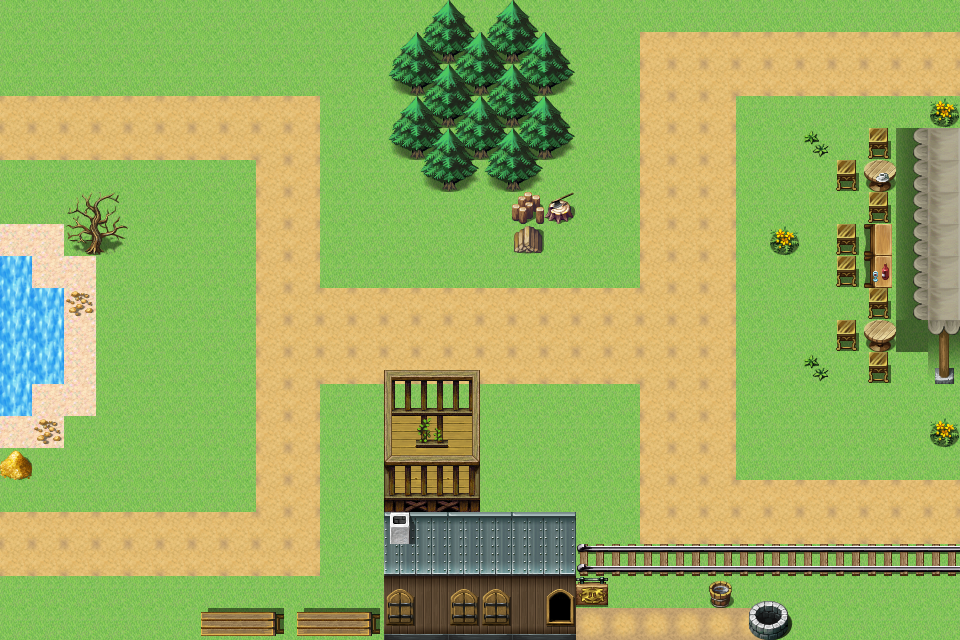

A 2D game scene composited from a Tiled map and its tileset images. What follows is a short description and the map's XML, with every tile layer's data as written:
An orthogonal 30x20 tile map with 32x32 px tiles, 3 tile layers (Слой тайлов 1, Слой тайлов 2, Слой тайлов 3).

<map version="1.5" tiledversion="1.5.0" orientation="orthogonal" renderorder="right-down" width="30" height="20" tilewidth="32" tileheight="32" infinite="0" nextlayerid="4" nextobjectid="1">
 <tileset firstgid="1" name="TileSetVX___Global_4" tilewidth="32" tileheight="32" tilecount="2016" columns="32">
  <image source="TileSetVX___Global_4.png" width="1024" height="2016" />
 </tileset>
 <layer id="1" name="Слой тайлов 1" width="30" height="20">
  <data encoding="csv">
71,71,71,71,71,71,71,71,71,71,71,71,71,71,71,71,71,71,71,71,71,71,71,71,71,71,71,71,71,71,
71,71,71,71,71,71,71,71,71,71,71,71,71,71,71,71,71,71,71,71,578,578,578,578,578,578,578,578,578,578,
71,71,71,71,71,71,71,71,71,71,71,71,71,71,71,71,71,71,71,71,578,578,578,578,578,578,578,578,578,578,
578,578,578,578,578,578,578,578,578,578,71,71,71,71,71,71,71,71,71,71,578,578,578,71,71,71,71,71,71,71,
578,578,578,578,578,578,578,578,578,578,71,71,71,71,71,71,71,71,71,71,578,578,578,71,71,71,71,71,71,71,
71,71,71,71,71,71,71,71,578,578,71,71,71,71,71,71,71,71,71,71,578,578,578,71,71,71,71,71,71,71,
71,71,71,71,71,71,71,71,578,578,71,71,71,71,71,71,71,71,71,71,578,578,578,71,71,71,71,71,71,71,
74,74,71,71,71,71,71,71,578,578,71,71,71,71,71,71,71,71,71,71,578,578,578,71,71,71,71,71,71,71,
72,74,74,71,71,71,71,71,578,578,71,71,71,71,71,71,71,71,71,71,578,578,578,71,71,71,71,71,71,71,
72,72,74,71,71,71,71,71,578,578,578,578,578,578,578,578,578,578,578,578,578,578,578,71,71,71,71,71,71,71,
72,72,74,71,71,71,71,71,578,578,578,578,578,578,578,578,578,578,578,578,578,578,578,71,71,71,71,71,71,71,
72,72,74,71,71,71,71,71,578,578,578,578,578,578,578,578,578,578,578,578,578,578,578,71,71,71,71,71,71,71,
72,74,74,71,71,71,71,71,578,578,71,71,71,71,71,71,71,71,71,71,578,578,578,71,71,71,71,71,71,71,
74,74,71,71,71,71,71,71,578,578,71,71,178,178,178,71,71,71,71,71,578,578,578,71,71,71,71,71,71,71,
71,71,71,71,71,71,71,71,578,578,71,71,178,178,178,71,71,71,71,71,578,578,578,71,71,71,71,71,71,71,
71,71,71,71,71,71,71,71,578,578,71,71,178,178,178,71,71,71,71,71,578,578,578,578,578,578,578,578,578,578,
578,578,578,578,578,578,578,578,578,578,71,71,671,672,671,672,671,672,71,71,578,578,578,578,578,578,578,578,578,578,
578,578,578,578,578,578,578,578,578,578,71,71,703,704,703,704,703,704,71,71,71,71,71,71,71,71,71,71,71,71,
71,71,71,71,71,71,71,71,71,71,71,71,735,736,735,736,735,736,71,71,71,71,71,71,71,71,71,71,71,71,
71,71,71,71,71,71,71,71,71,71,71,71,767,768,767,768,767,768,71,71,71,71,71,71,71,71,71,71,71,71
</data>
 </layer>
 <layer id="2" name="Слой тайлов 2" width="30" height="20">
  <data encoding="csv">
0,0,0,0,0,0,0,0,0,0,0,0,0,1505,1506,1505,1506,0,0,0,0,0,0,0,0,0,0,0,0,0,
0,0,0,0,0,0,0,0,0,0,0,0,1505,1475,1476,1475,1476,1506,0,0,0,0,0,0,0,0,0,0,0,0,
0,0,0,0,0,0,0,0,0,0,0,0,1537,1507,1508,1507,1508,1538,0,0,0,0,0,0,0,0,0,0,0,0,
0,0,0,0,0,0,0,0,0,0,0,0,1505,1475,1476,1475,1476,1506,0,0,0,0,0,0,0,0,0,0,0,0,
0,0,0,0,0,0,0,0,0,0,0,0,1537,1507,1508,1507,1508,1538,0,0,0,0,0,0,0,0,0,1812,0,0,
0,0,0,0,0,0,0,0,0,0,0,0,0,1537,1538,1537,1538,0,0,0,0,0,0,0,0,0,1812,1321,0,0,
0,0,1441,1442,0,0,0,0,0,0,0,0,0,0,0,0,0,0,0,0,0,0,0,0,0,0,0,1812,0,0,
0,0,1473,1474,0,0,0,0,0,0,0,0,0,0,0,0,0,0,0,0,0,0,0,0,0,0,1812,2684356147,0,0,
0,0,0,0,0,0,0,0,0,0,0,0,0,0,0,0,0,0,0,0,0,0,0,0,0,0,1812,2684356147,0,0,
0,0,0,0,0,0,0,0,0,0,0,0,0,0,0,0,0,0,0,0,0,0,0,0,0,0,0,1812,0,0,
0,0,0,0,0,0,0,0,0,0,0,0,0,0,0,0,0,0,0,0,0,0,0,0,0,0,1812,1321,0,0,
0,0,0,0,0,0,0,0,0,0,0,0,521,522,523,0,0,0,0,0,0,0,0,0,0,0,0,1812,0,0,
0,0,0,0,0,0,0,0,0,0,0,0,553,554,555,0,0,0,0,0,0,0,0,0,0,0,0,0,0,0,
0,0,0,0,0,0,0,0,0,0,0,0,585,586,587,0,0,0,0,0,0,0,0,0,0,0,0,0,0,0,
0,0,0,0,0,0,0,0,0,0,0,0,617,618,619,0,0,0,0,0,0,0,0,0,0,0,0,0,0,0,
0,0,0,0,0,0,0,0,0,0,0,0,649,650,651,0,0,0,0,0,0,0,0,0,0,0,0,0,0,0,
0,0,0,0,0,0,0,0,0,0,0,0,0,0,0,0,0,0,0,0,0,0,0,0,0,0,0,0,0,0,
0,0,0,0,0,0,0,0,0,0,0,0,0,0,0,0,0,0,0,0,0,0,0,0,0,0,0,0,0,0,
0,0,0,0,0,0,0,0,0,0,0,0,0,0,0,0,0,0,713,0,0,0,1548,1569,1570,0,0,0,0,0,
0,0,0,0,0,0,0,0,0,0,0,0,0,0,0,0,0,0,577,577,577,577,577,577,1602,0,0,0,0,0
</data>
 </layer>
 <layer id="3" name="Слой тайлов 3" width="30" height="20">
  <data encoding="csv">
0,0,0,0,0,0,0,0,0,0,0,0,0,0,0,0,0,0,0,0,0,0,0,0,0,0,0,0,0,0,
0,0,0,0,0,0,0,0,0,0,0,0,0,0,0,0,0,0,0,0,0,0,0,0,0,0,0,0,0,0,
0,0,0,0,0,0,0,0,0,0,0,0,0,0,0,0,0,0,0,0,0,0,0,0,0,0,0,0,0,0,
0,0,0,0,0,0,0,0,0,0,0,0,0,0,0,0,0,0,0,0,0,0,0,0,0,0,0,0,0,1350,
0,0,0,0,0,0,0,0,0,0,0,0,0,0,0,0,0,0,0,0,0,0,0,0,0,1345,0,0,2684355239,551,
0,0,0,0,0,0,0,0,0,0,0,0,0,0,0,0,0,0,0,0,0,0,0,0,0,0,0,1590,2684355239,551,
0,0,0,0,0,0,0,0,0,0,0,0,0,0,0,0,1542,1381,0,0,0,0,0,0,0,0,0,0,2684355239,551,
0,0,0,0,0,0,0,0,0,0,0,0,0,0,0,0,1544,0,0,0,0,0,0,0,1350,0,0,0,2684355239,551,
0,0,0,0,0,0,0,0,0,0,0,0,0,0,0,0,0,0,0,0,0,0,0,0,0,0,0,1617,2684355239,551,
0,0,1825,0,0,0,0,0,0,0,0,0,0,0,0,0,0,0,0,0,0,0,0,0,0,0,0,0,2684355239,551,
0,0,0,0,0,0,0,0,0,0,0,0,0,0,0,0,0,0,0,0,0,0,0,0,0,0,0,0,750,615,
0,0,0,0,0,0,0,0,0,0,0,0,0,0,0,0,0,0,0,0,0,0,0,0,0,1345,0,0,0,648,
0,0,0,0,0,0,0,0,0,0,0,0,0,0,0,0,0,0,0,0,0,0,0,0,0,0,0,0,0,0,
0,1825,0,0,0,0,0,0,0,0,0,0,0,0,0,0,0,0,0,0,0,0,0,0,0,0,0,0,0,1350,
1969,0,0,0,0,0,0,0,0,0,0,0,0,0,0,0,0,0,0,0,0,0,0,0,0,0,0,0,0,0,
0,0,0,0,0,0,0,0,0,0,0,0,0,0,0,0,0,0,0,0,0,0,0,0,0,0,0,0,0,0,
0,0,0,0,0,0,0,0,0,0,0,0,524,0,0,0,0,0,0,0,0,0,0,0,0,0,0,0,0,0,
0,0,0,0,0,0,0,0,0,0,0,0,0,0,0,0,0,0,1930,1931,1931,1931,1931,1931,1931,1931,1931,1931,1931,1931,
0,0,0,0,0,0,0,0,0,0,0,0,899,0,899,899,0,901,744,0,0,0,0,1569,1570,0,0,0,0,0,
0,0,0,0,0,0,1610614369,1610614401,1610614433,1610614369,1610614401,1610614433,931,0,931,931,0,933,577,577,577,577,577,1601,1602,0,0,0,0,0
</data>
 </layer>
</map>
